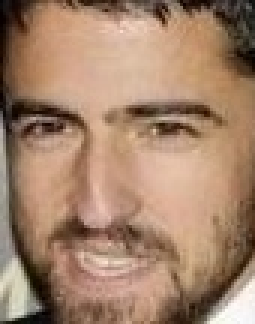
#> input picture Dataset/Training/male/094597.jpg.jpg, 85 x 108 px, found by its file name (shown 3 times larger)
$ jupyter execute --allow-errors Gender_classification_project.ipynb   (older library calls are emulated)
#> lines starting #> are read from the running program, lines starting #| are printed output that depends on the picture
[cell 1]
import numpy as np
import pandas as pd
import matplotlib.pyplot as plt
from warnings import filterwarnings
filterwarnings("ignore")
import seaborn as sns
import os
from PIL import Image
import cv2

[cell 2]
train_path= r"C:Users\samik\Downloads\archive (2)\Training"
test_path= r"C:Users\samik\Downloads\archive (2)\Validation"
train_male= r"C:\Users\samik\Downloads\archive (2)\Training\male"
train_female= r"C:\Users\samik\Downloads\archive (2)\Training\female"
test_male= r"C:\Users\samik\Downloads\archive (2)\Validation\male"
test_female= r"C:\Users\samik\Downloads\archive (2)\Validation\female"

#> (a cell that did not finish here is left out)

[cell 4]
male_train=[]
#> male_train = []
label=[]
for i in os.listdir(train_male):
    if os.path.isfile(train_male+ "/"+ i):
        males=Image.open(train_male+ "/"+ i).convert("L")
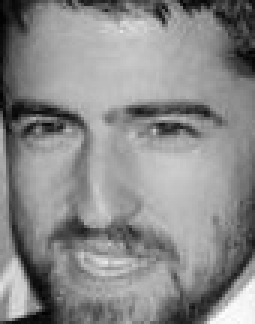
#> males: PIL image 85x108 L (shown 3 times larger); min 1, max 253, mean 137.7
        males=males.resize((50,50), Image.ANTIALIAS)
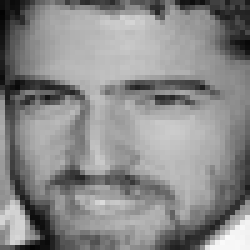
#> males: PIL image 50x50 L (shown 5 times larger); min 3, max 251, mean 137.7
        males= np.asarray(males)/255
#> males: shape (50, 50) float64
        male_train.append(males)
        label.append(1)
#> pass 2 of the loop `for i in os.listdir(train_male):`:
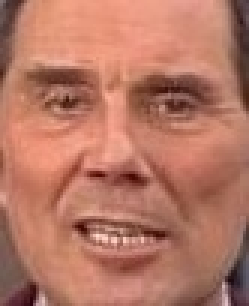
#> input picture Dataset/Training/male/094686.jpg.jpg, 83 x 102 px, found by its file name (shown 3 times larger)
#> `males=Image.open(train_male+ "/"+ i).convert("L")`:
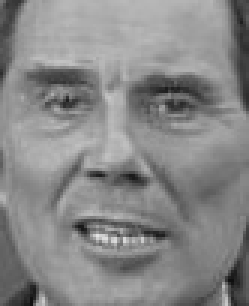
#> males: PIL image 83x102 L (shown 3 times larger); min 14, max 227, mean 135.6
#> `males=males.resize((50,50), Image.ANTIALIAS)`:
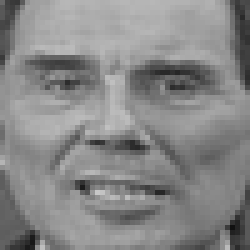
#> males: PIL image 50x50 L (shown 5 times larger); min 17, max 199, mean 135.7
#> pass 3 of the loop `for i in os.listdir(train_male):`:
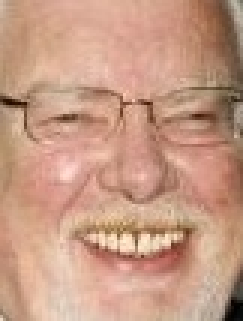
#> input picture Dataset/Training/male/097392.jpg.jpg, 81 x 107 px, found by its file name (shown 3 times larger)
#> `males=Image.open(train_male+ "/"+ i).convert("L")`:
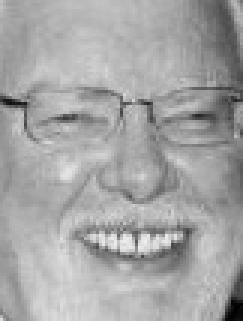
#> males: PIL image 81x107 L (shown 3 times larger); min 1, max 238, mean 165
#> `males=males.resize((50,50), Image.ANTIALIAS)`:
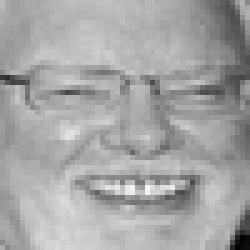
#> males: PIL image 50x50 L (shown 5 times larger); min 0, max 245, mean 165

[cell 5]
len(label), len(male_train)
#> Out = (3, 3)

[cell 6]
female_train=[]
for i in os.listdir(train_female):
    if os.path.isfile(train_female + "/"+ i):
        females=Image.open(train_female+ "/"+ i)
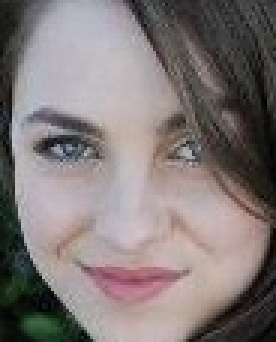
#> input picture Dataset/Training/female/131422.jpg.jpg, 92 x 114 px, found by its file name (shown 3 times larger)
#> females is the input picture: PIL image 92x114 RGB; mean R, G, B 129.1, 120.5, 119.9
        females= females.resize((50,50), Image.ANTIALIAS).convert("L")
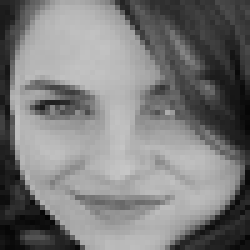
#> females: PIL image 50x50 L (shown 5 times larger); min 4, max 198, mean 123
        females= np.asarray(females)/255
#> females: shape (50, 50) float64
        female_train.append(females)
        label.append(0)

[cell 7]
len(label), len(female_train)
#> Out = (4, 1)

[cell 8]
x_train= np.concatenate((male_train, female_train), axis=0)
y_train= np.asarray(label)
y_train= y_train.reshape(x_train.shape[0],1)
#> y_train = [1, 1, 1, 0]

[cell 9]
print("woman faces", np.shape(female_train), "man faces", np.shape(male_train))
#| woman faces (1, 50, 50) man faces (3, 50, 50)
print("train dataset", x_train.shape, "train values", y_train.shape)
#| train dataset (4, 50, 50) train values (4, 1)

[cell 10]
male_test=[]
label2=[]
for i in os.listdir(test_male):
    if os.path.isfile(test_male+ "/"+i):
        male_face= Image.open(test_male + "/"+ i).convert("L")
        male_face=male_face.resize((50,50), Image.ANTIALIAS)
        male_face= np.asarray(male_face)/255
        male_test.append(male_face)
        label2.append(1)
#> pass 2 of the loop `for i in os.listdir(test_male):`:
#> pass 3 of the loop `for i in os.listdir(test_male):`:

[cell 11]
female_test=[]
for i in os.listdir(test_female):
    if os.path.isfile(test_female+ "/"+i):
        female_face= Image.open(test_female+"/"+i).convert("L")
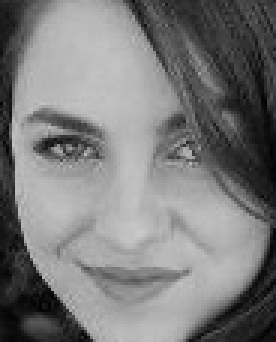
#> female_face: PIL image 92x114 L (shown 3 times larger); min 0, max 202, mean 123
        female_face= female_face.resize((50,50), Image.ANTIALIAS)
#> female_face: PIL image 50x50 L
        female_face=np.asarray(female_face)/255
#> female_face: shape (50, 50) float64
        female_test.append(female_face)
        label2.append(0)

[cell 12]
x_test= np.concatenate((male_test, female_test), axis=0)
y_test= np.asarray(label2)
y_test= y_test.reshape(x_test.shape[0],1)
#> y_test = [1, 1, 1, 0]

[cell 13]
print("man faces", np.shape(male_test), "female faces", np.shape(female_test))
#| man faces (3, 50, 50) female faces (1, 50, 50)
print("test dataset", x_test.shape, "test dataset value", y_test.shape)
#| test dataset (4, 50, 50) test dataset value (4, 1)

[cell 14]
from sklearn.linear_model import LogisticRegression
from sklearn.metrics import accuracy_score
from sklearn.preprocessing import LabelEncoder

[cell 15]
enc= LabelEncoder()

[cell 16]
model= LogisticRegression()

[cell 17]
x= np.concatenate((x_train, x_test), axis=0)
y= np.concatenate((y_train, y_test), axis=0)
#> y = [1, 1, 1, 0, 1, 1, 1, 0]
x= x.reshape(x.shape[0], x.shape[1]*x.shape[2])

[cell 18]
print("x shape: {}". format(x.shape))
#| x shape: (8, 2500)
print("y shape:{}".format(y.shape))
#| y shape:(8, 1)

[cell 19]
model.fit(x,y)

[cell 20]
model.coef_

[cell 21]
pred= model.predict(x)
#> pred = [1, 1, 1, 0, 1, 1, 1, 0]

[cell 22]
pred[:5]
#> Out = [1, 1, 1, 0, 1]

[cell 23]
x[:5]

[cell 24]
y[:5]

[cell 25]
from sklearn.metrics import *

[cell 26]
accuracy_score(y, pred)
#> Out = 1

[cell 27]
confusion_matrix(y,pred)
#> Out = [[2, 0], [0, 6]]

#> (a cell that did not finish here is left out)

[cell 29]
recall_score(y, pred)
#> Out = 1

[cell 30]
precision_score(y, pred)
#> Out = 1

[cell 31]
f1_score(y, pred)
#> Out = 1

[cell 32]
print(classification_report(y,pred))
#|               precision    recall  f1-score   support
#|            0       1.00      1.00      1.00         2
#|            1       1.00      1.00      1.00         6
#|     accuracy                           1.00         8
#|    macro avg       1.00      1.00      1.00         8
#| weighted avg       1.00      1.00      1.00         8

[cell 33]
pred[:5]
#> Out = [1, 1, 1, 0, 1]
